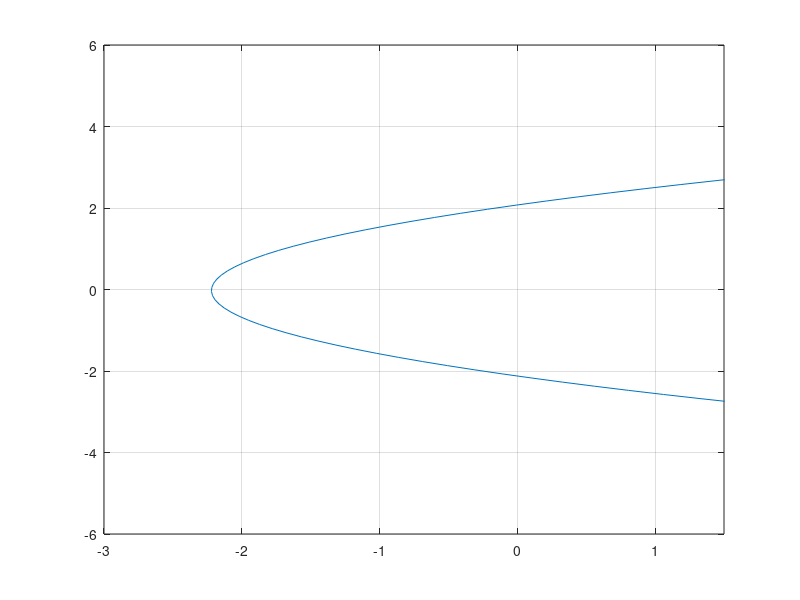

MATLAB code to generate this figure:
%% Create magnetopause paraboloid graph.
% This is a very basic version of the paraboloid model, found using 3
% points: 
% 1: standoff distance calculated via pressure balance (-2.22, 0) 
% 2 & 3: found using G8 flyby data - matched B field fluctuations to
% spatial data and found crossings estimated at (-1.48, -1.22) and (-1.33,
% 1.29)

% create y & x vectors
y = linspace(-5,5,100)
x = 0.504*y.^2 + 0.0245.*y - 2.22

% create plot 
plot(x,y)
grid on
xlim([-3 1.5])